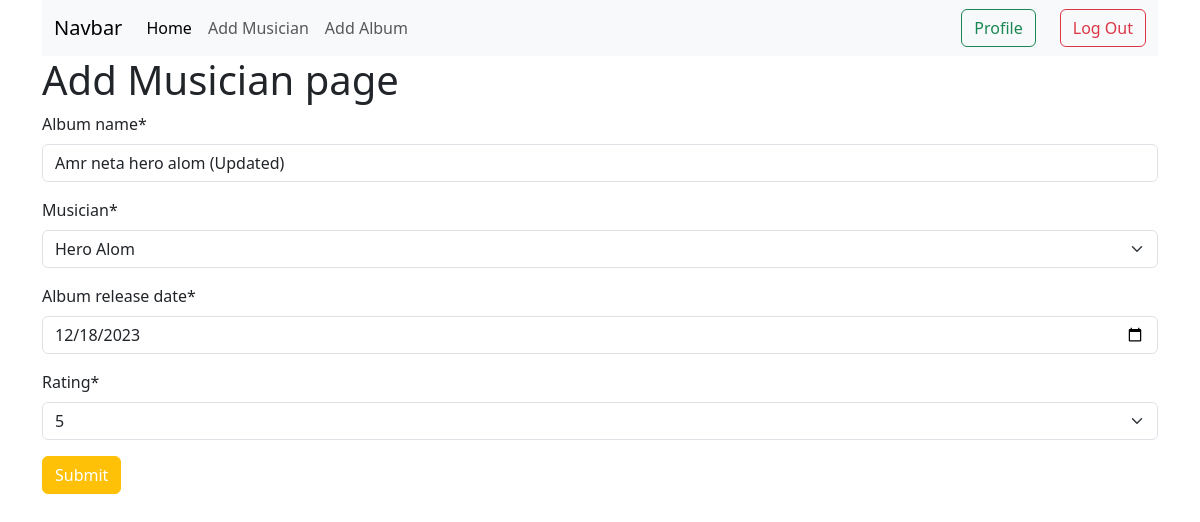
The page /album/edit/1 (signed in) on the database its author committed.
### album/models.py (models this page shows, shortened)
class Album(models.Model):
    album_name = models.CharField(max_length=200)
    musician = models.ForeignKey(Musician, on_delete=models.CASCADE)
    album_release_date = models.DateField()
    rating = models.IntegerField(choices=[(i, str(i)) for i in range(1, 6)])

### album/views.py (the view, shortened to what this page needs)
# urls.py: path('edit/<int:pk>',views.EditAlbumView.as_view(), name='edit_album'),
@method_decorator(login_required, name='dispatch')
class EditAlbumView(UpdateView):
    model = models.Album
    form_class = forms.AlbumForm
    template_name = 'album.html'
    success_url = reverse_lazy('home')

### album/forms.py
class AlbumForm(forms.ModelForm):
    class Meta:
        model = Album
        fields = ['album_name', 'musician', 'album_release_date', 'rating']
        widgets = {
            'album_release_date': forms.DateInput(attrs={'type': 'date'}),
        }

### musician/models.py (called while the page is built)
    def __str__(self):
        return f"{self.first_name} {self.last_name}"

### album/templates/album.html (shortened to what this page needs)
{% extends "base.html" %} {% block content %} {% load static %} {% load crispy_forms_tags %}
<form method="POST" enctype="multipart/form-data">
    <h1>Add Musician page</h1>
    {{ form | crispy }}
    <button type="submit" class="btn btn-warning text-white">Submit</button>
</form>
{% endblock %}

### rows shown on the page
Album: album_name "Amr neta hero alom (Updated)", musician "Hero Alom", album_release_date "12/18/2023", rating "5"
